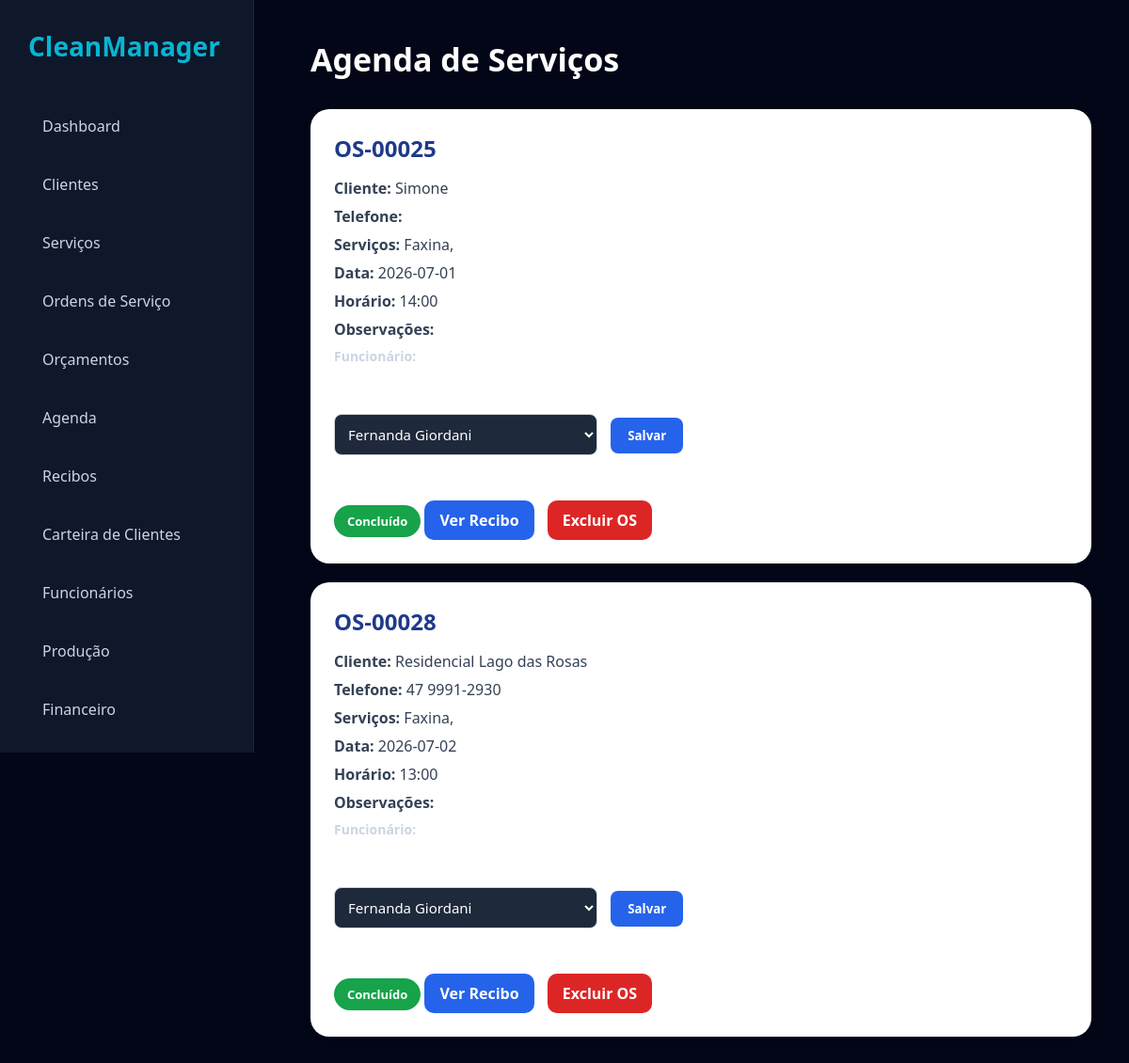
Screenshot of /admin/agenda.php with the database file from the repository.
### tables this page shows
CREATE TABLE agenda (

    id INTEGER PRIMARY KEY AUTOINCREMENT,

    cliente TEXT,

    telefone TEXT,

    servicos TEXT,

    data TEXT,

    status TEXT

, orcamento_id INTEGER, horario TEXT, observacoes TEXT, os_numero TEXT, valor REAL DEFAULT 0, funcionario_id INTEGER, funcionario_nome TEXT);

CREATE TABLE funcionarios (

id INTEGER PRIMARY KEY AUTOINCREMENT,

nome TEXT,

cpf TEXT,

telefone TEXT,

email TEXT,

endereco TEXT,

cargo TEXT,

usuario TEXT,

senha TEXT,

nivel TEXT,

ativo INTEGER DEFAULT 1

);

### admin/agenda.php (the view, shortened to what this page needs)
<?php
include '../config/conexao.php';
$agenda = $db->query("
SELECT *
FROM agenda
ORDER BY
CASE
WHEN status='Agendado' THEN 1
WHEN status='Em andamento' THEN 2
WHEN status='Concluído' THEN 3
ELSE 4
END,
data ASC,
horario ASC
");
?>
<!DOCTYPE html>
<html lang="pt-br">
<head>
<link rel="stylesheet" href="../assets/css/dashboard.css">
</head>
<body>
<?php include '../includes/sidebar.php'; ?>
<div class="content">
<div class="topbar">
<h1>Agenda de Serviços</h1>
</div>
<?php while($item=$agenda->fetchArray()){ ?>
<div class="agenda-card">
<h2>
<?= $item['os_numero']; ?>
</h2>
<p>
<strong>Cliente:</strong>
<?= $item['cliente']; ?>
</p>
<p>
<strong>Telefone:</strong>
<?= $item['telefone']; ?>
</p>
<p>
<strong>Serviços:</strong>
<?= $item['servicos']; ?>
</p>
<p>
<strong>Data:</strong>
<?= $item['data']; ?>
</p>
<p>
<strong>Horário:</strong>
<?= $item['horario']; ?>
</p>
<p>
<strong>Observações:</strong>
</p>
<?php
$funcionarios = $db->query("
SELECT *
FROM funcionarios
WHERE ativo=1
ORDER BY nome
");
?>
<form
method="POST"
action="salvar-funcionario-agenda.php">
<label>
<strong>Funcionário:</strong>
</label>
<br><br>
<select name="funcionario_id">
<?php while($f=$funcionarios->fetchArray()){ ?>
<option
value="<?= $f['id']; ?>"
<?= ($item['funcionario_id']==$f['id'])?'selected':''; ?>>
<?= $f['nome']; ?>
</option>
<?php } ?>
</select>
<button>
Salvar
</button>
</form>
<div class="action-area">
<?php if($item['status']=='Concluído'){ ?>
<span class="status concluido">
Concluído
</span>
<a
href="recibos.php?os=<?= $item['orcamento_id']; ?>"
class="action-btn start">
Ver Recibo
</a>
<a
href="excluir-os.php?id=<?= $item['id']; ?>"
class="action-btn delete"
onclick="return confirm('Deseja realmente excluir esta Ordem de Serviço?\n\nTodos os dados relacionados serão apagados.\n\nDeseja continuar?');">
Excluir OS
</a>
<?php } ?>
</div>
</div>
<?php } ?>
</div>
</body>
</html>

### assets/css/dashboard.css (style rules this page uses)
* { margin: 0; padding: 0; box-sizing: border-box; font-family: "Segoe UI", sans-serif; }
body { background: #020617; color: white; }
.content { margin-left: 290px; padding: 40px; }
.topbar { display: flex; justify-content: space-between; align-items: center; margin-bottom: 30px; }
.topbar h1 { font-size: 34px; }
input, select { width: 100%; padding: 16px; background: #1e293b; border: none; border-radius: 14px; color: white; margin-bottom: 18px; font-size: 15px; }
button { background: #06b6d4; color: white; border: none; padding: 16px 22px; border-radius: 14px; font-weight: bold; cursor: pointer; transition: 0.3s; }
.status { padding: 8px 14px; border-radius: 999px; font-size: 13px; font-weight: bold; }
.concluido { background: #14532d; color: #86efac; }
label { display: block; margin-bottom: 8px; color: #cbd5e1; font-size: 14px; }

### admin/agenda.php (style rules this page uses)
.agenda-card { background:#fff; padding:25px; border-radius:20px; margin-bottom:20px; box-shadow:0 3px 10px rgba(0,0,0,.08); }
.agenda-card h2 { color:#1e3a8a; margin-bottom:15px; }
.agenda-card p { margin:8px 0; color:#334155; }
.status { color:#fff; padding:8px 14px; border-radius:20px; display:inline-block; font-weight:bold; }
.concluido { background:#16a34a; }
.action-btn { display:inline-block; padding:10px 16px; border-radius:10px; text-decoration:none; color:#fff; font-weight:bold; margin-right:10px; margin-top:10px; }
.start { background:#2563eb; }
.delete { background:#dc2626; }
.action-area { margin-top:20px; }
select { padding:10px; border-radius:8px; border:1px solid #d1d5db; width:280px; }
button { padding:10px 18px; border:none; border-radius:8px; background:#2563eb; color:white; cursor:pointer; margin-left:10px; }

### rows the page displays
agenda: os_numero "OS-00025", cliente "Simone", servicos "Faxina,", data "2026-07-01", horario "14:00", funcionario_id "Fernanda Giordani"
agenda: os_numero "OS-00028", cliente "Residencial Lago das Rosas", telefone "47 9991-2930", servicos "Faxina,", data "2026-07-02", horario "13:00", funcionario_id "Fernanda Giordani"
